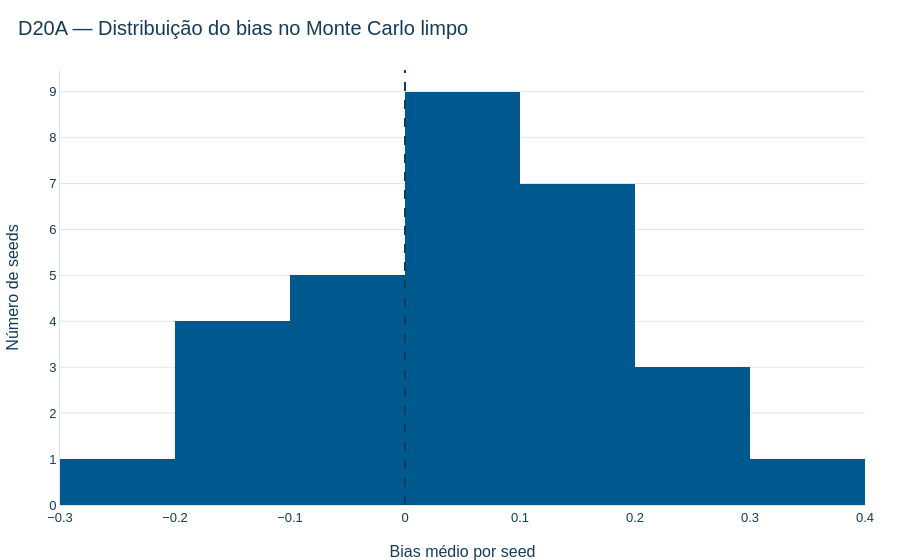

Notebook code cell kept with this figure:
### Code cell
display(pd.DataFrame([monte_carlo['resumo']]).round(4))
fig_mc = go.Figure(go.Histogram(
    x=monte_carlo['por_seed_ponto']['bias_medio'],
    marker_color=CORES_IPT['AZUL_PRINCIPAL'],
    nbinsx=10,
))
fig_mc.add_vline(x=0, line_color=CORES_IPT['AZUL_ESCURO'], line_dash='dash')
fig_mc.update_xaxes(title='Bias médio por seed')
fig_mc.update_yaxes(title='Número de seeds')
aplicar_tema_ipt(fig_mc, titulo='D20A — Distribuição do bias no Monte Carlo limpo')
salvar_figura_ipt(fig_mc, OUT_FIG / 'D20A_monte_carlo_bias.png')
fig_mc.show()

### Figure 1 — Plotly figure (JSON) as saved in the notebook; plotly's stock layout.template omitted (floating-point values rounded to 4 significant figures)
{"data": [{"marker": {"color": "#00598E"}, "nbinsx": 10, "type": "histogram", "x": [0.2204, 0.05572, 0.1486, -0.08074, -0.01051, -0.1366, -0.146, 0.09882, -0.07371, 0.009837, 0.02918, 0.108, -0.2347, 0.2197, -0.1894, 0.1809, 0.00625, -0.03262, 0.03947, 0.1308, 0.0711, -0.02318, 0.1332, 0.3167, 0.1948, 0.07888, 0.1409, 0.05129, 0.2179, -0.1049]}], "layout": {"font": {"color": "#133C5A", "family": "Arial", "size": 13}, "paper_bgcolor": "#FFFFFF", "plot_bgcolor": "#FFFFFF", "shapes": [{"line": {"color": "#133C5A", "dash": "dash"}, "type": "line", "x0": 0, "x1": 0, "xref": "x", "y0": 0, "y1": 1, "yref": "y domain"}], "title": {"text": "D20A — Distribuição do bias no Monte Carlo limpo"}, "xaxis": {"title": {"text": "Bias médio por seed"}}, "yaxis": {"title": {"text": "Número de seeds"}}}}
